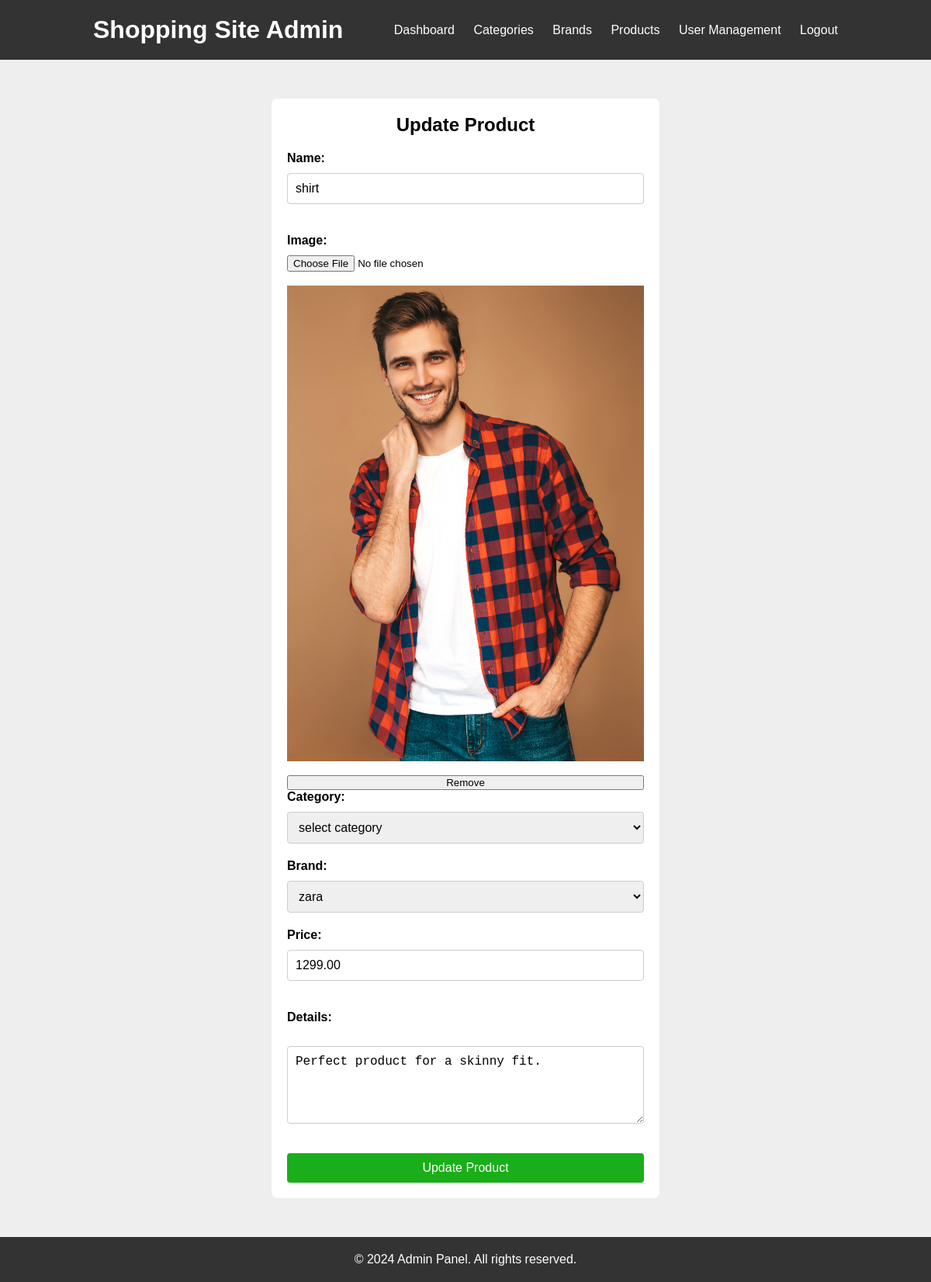
The page /admin/update_product.php?id=1 (signed in) on the database its author committed.
### tables this page shows
CREATE TABLE `products` (
  `id` int(11) NOT NULL,
  `name` varchar(255) NOT NULL,
  `image` varchar(255) DEFAULT NULL,
  `category` varchar(100) DEFAULT NULL,
  `brand` varchar(100) DEFAULT NULL,
  `price` decimal(10,2) NOT NULL,
  `details` text DEFAULT NULL
);

### admin/update_product.php (the view, shortened to what this page needs)
<?php
	require_once '../db_connection.php';
	require_once '../admin/admin_header.php';
	$name = $image = $category = $brand = $price = $details = '';
	$id = isset($_GET['id']) ? $_GET['id'] : "";
	if (isset($_GET['id'])) {
		$sql = "SELECT * FROM products WHERE id = " . $id;
		$result = mysqli_query($conn, $sql);
		$col = mysqli_fetch_assoc($result);
		$name = $col['name'];
		$photo = $col['image'];
		$category = $col['category'];
		$brand = $col['brand'];
		$price = $col['price'];
		$details = $col['details'];
	}
?>
	<div class="container__edit-profile">
		<h2 class="title__edit-profile">Update Product</h2>
		<form class="form__edit-profile" action="" method="post" enctype="multipart/form-data">
			<label class="label__edit-profile" for="name">Name:</label>
			<input class="input-text__edit-profile" type="text" id="name" name="name" value="<?php echo $name ?>"><br>
			<label class="label__edit-profile" for="image">Image:</label>
			<input type="file" id="image" name="image" onchange="previewImage(event)"><br>
			<?php if (!isset($_GET['id']) || empty($photo)) {
				$style = 'display: none';
			}else{
				$style = 'display: block';
			}
			?>
			<img id="preview" alt="" src="<?php echo './Images/' . $photo; ?>" style="<?php echo $style; ?>">
			<br>
			<input type="button" name="hide" id="myBtn" value="Remove" onclick="hideImage()" style="<?php echo $style; ?>">
			<label class="label__edit-profile" for="category">Category:</label>
			<select class="select__edit-profile" name="category">
				<option value="">select category</option>
				<?php
				$sql = "SELECT * FROM category";
				$result = mysqli_query($conn, $sql);
				if (mysqli_num_rows($result) > 0) {
					while ($row = mysqli_fetch_assoc($result)) {
						if ($row["category_name"] == $category) {
							$selected = 'selected';
						} else {
							$selected = "";
						}
					}
				} else {
					echo "0 results";
				} ?>
			</select>
		<label class="label__edit-profile" for="brand">Brand:</label>
        <select class="select__edit-profile" name="brand" required>
            <?php
            $sql = "SELECT * FROM brand";
            $result = mysqli_query($conn, $sql);
            if (mysqli_num_rows($result) > 0) {
                while ($row = mysqli_fetch_assoc($result)) {
                    if ($row["brand_name"] == $brand) {
                        $selected = 'selected';
                    } else {
                        $selected = "";
                    }
                    echo "<option " . $selected . " value=" . $row["brand_name"] . ">" . $row["brand_name"] . "</option>";
                }
            } else {
                echo "0 results";
            } ?>
        </select>
			<label class="label__edit-profile" for="price">Price:</label>
			<input class="input-text__edit-profile" type="number" id="price" name="price" value="<?php echo $price ?>"><br>
			<label class="label__edit-profile" for="details">Details:</label><br>
			<textarea class="input-text__edit-profile" id="details" name="details" rows="4" cols="50"><?php echo $details ?></textarea><br>
			<input class="input-submit__edit-profile" type="submit" name="submit" value="Update Product">
		</form>
	</div>
	<?php require_once '../admin/admin_footer.php'; ?>
</body>
</html>

### css/admin_style.css (style rules this page uses)
:root { --blue: #2980b9; --red: tomato; --green: rgb(26, 174, 26); --orange: rgb(218, 167, 73); --black: #333; --white: #fff; --table-bg-color: #f0f0f0; --table-border-color: #ccc; --bg-color: #eee; --dark-bg: rgba(0, 0, 0, .7); --box-shadow: 0 .5rem 1rem rgba(0, 0, 0, .1); --border: .1rem solid #999; }
* { margin: 0; padding: 0; box-sizing: border-box; }
body { font-family: Arial, sans-serif; background-color: var(--bg-color); }
label { display: block; margin-bottom: 5px; }
textarea { height: 100px; }
.container__edit-profile { max-width: 500px; margin: 50px auto; background-color: var(--white); padding: 20px; border-radius: 8px; box-shadow: 0 0 10px var(--box-shadow); }
.title__edit-profile { text-align: center; margin-bottom: 20px; }
.form__edit-profile { display: flex; flex-direction: column; }
.label__edit-profile { margin-bottom: 10px; font-weight: bold; }
.input-text__edit-profile { padding: 10px; margin-bottom: 20px; border: 1px solid var(--table-border-color); border-radius: 4px; font-size: 16px; }
.input-submit__edit-profile { background-color: var(--blue); color: var(--white); padding: 10px 20px; border: none; border-radius: 4px; cursor: pointer; font-size: 16px; transition: background-color 0.3s; }
.select__edit-profile { padding: 10px; margin-bottom: 20px; border: 1px solid var(--table-border-color); border-radius: 4px; font-size: 16px; }
form label { margin-right: 10px; }
input[type="submit"] { background-color: var(--green); color: var(--white); border: none; cursor: pointer; }

### rows shown on the page
products: name "shirt", image (picture), price "1299.00", details "Perfect product for a skinny fit."

### other values the page prints
form field brand "zara"
